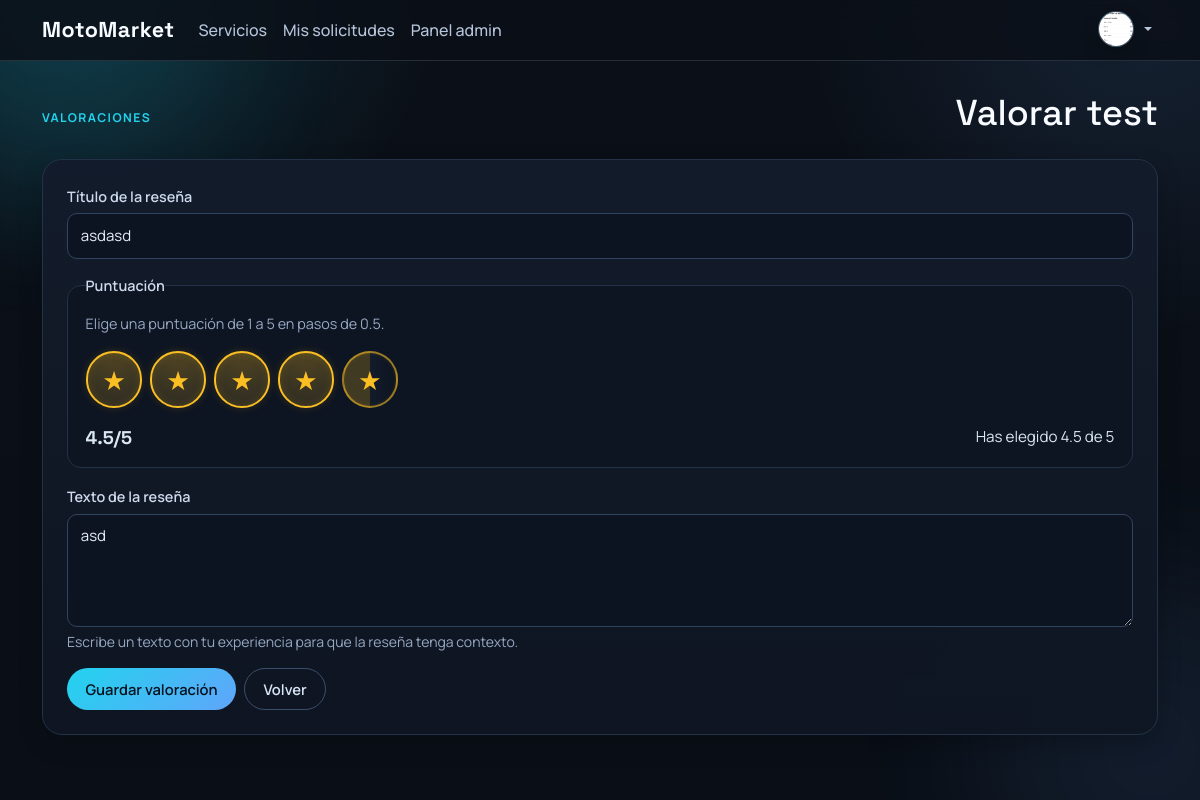
The page /valoraciones/crear/13/ (signed in) on the database its author committed.
### users/models.py (models this page shows, shortened)
class User(AbstractUser):
	class Role(models.TextChoices):
		CUSTOMER = 'customer', 'Cliente'
		PROFESSIONAL = 'professional', 'Profesional'
		ADMIN = 'admin', 'Administrador'
	email = models.EmailField(unique=True)
	role = models.CharField(max_length=20, choices=Role.choices, default=Role.CUSTOMER)
	must_change_password = models.BooleanField(default=False)
	@property
	def es_profesional(self):
		return self.role == self.Role.PROFESSIONAL
	@property
	def is_admin_account(self):
		return self.role == self.Role.ADMIN or self.is_superuser
	@property
	def es_admin(self):
		return self.is_admin_account

class Profile(models.Model):
	user = models.OneToOneField(settings.AUTH_USER_MODEL, on_delete=models.CASCADE, related_name='profile')
	phone = models.CharField(max_length=30, blank=True)
	city = models.CharField(max_length=120, blank=True)
	address = models.CharField(max_length=255, blank=True)
	bio = models.TextField(blank=True)
	avatar = models.ImageField(upload_to='avatars/', blank=True, null=True)
	avatar_url = models.URLField(blank=True)
	created_at = models.DateTimeField(auto_now_add=True)
	updated_at = models.DateTimeField(auto_now=True)

### services/models.py (models this page shows, shortened)
class Service(models.Model):
	professional = models.ForeignKey(
		settings.AUTH_USER_MODEL,
		on_delete=models.CASCADE,
		related_name='services',
	)
	category = models.ForeignKey(Category, on_delete=models.PROTECT, related_name='services')
	listing_type = models.CharField(max_length=80, default='Servicio')
	title = models.CharField(max_length=160)
	slug = models.SlugField(max_length=180, unique=True)
	image = models.ImageField(
		upload_to='services/',
		blank=True,
		null=True,
		validators=[FileExtensionValidator(['png', 'jpg', 'jpeg', 'webp'])],
	)
	description = models.TextField()
	city = models.CharField(max_length=120)
	location_place_id = models.CharField(max_length=255, blank=True)
	address = models.CharField(max_length=255, blank=True, default='')
	price_from = models.DecimalField(max_digits=10, decimal_places=2)
	cilindrada = models.PositiveIntegerField(null=True, blank=True)
	kilometros = models.PositiveIntegerField(null=True, blank=True)
	year = models.PositiveSmallIntegerField(null=True, blank=True)
	latitude = models.DecimalField(max_digits=9, decimal_places=6, null=True, blank=True)
	longitude = models.DecimalField(max_digits=9, decimal_places=6, null=True, blank=True)
	is_active = models.BooleanField(default=True)
	created_at = models.DateTimeField(auto_now_add=True)
	updated_at = models.DateTimeField(auto_now=True)
	class Meta:
		ordering = ['-created_at']

### reviews/models.py (models this page shows, shortened)
class Review(models.Model):
	service = models.ForeignKey('services.Service', on_delete=models.CASCADE, related_name='reviews')
	reviewer = models.ForeignKey(settings.AUTH_USER_MODEL, on_delete=models.CASCADE, related_name='reviews')
	title = models.CharField(max_length=120, default='')
	rating = models.DecimalField(
		max_digits=2,
		decimal_places=1,
		validators=[MinValueValidator(1.0), MaxValueValidator(5.0)]
	)
	comment = models.TextField(default='')
	created_at = models.DateTimeField(auto_now_add=True)
	updated_at = models.DateTimeField(auto_now=True)
	is_deleted = models.BooleanField(default=False)
	class Meta:
		ordering = ['-created_at']
		constraints = [
			models.UniqueConstraint(fields=['service', 'reviewer'], name='unique_service_reviewer_review'),
		]

### reviews/views.py (the view)
# urls.py: path('crear/<int:pk>/', views.review_create, name='review_create'),
@login_required
def review_create(request, pk):
	servicio = get_object_or_404(Service, pk=pk, is_active=True)
	if servicio.professional == request.user:
		messages.warning(request, 'No puedes valorar tu propio servicio.')
		return redirect('services:service_detail', pk=servicio.pk)
	resena = Review.objects.filter(service=servicio, reviewer=request.user).first()
	if request.method == 'POST':
		formulario = ReviewForm(request.POST, instance=resena)
		if formulario.is_valid():
			resena_guardada = formulario.save(commit=False)
			resena_guardada.service = servicio
			resena_guardada.reviewer = request.user
			resena_guardada.save()
			messages.success(request, 'Valoración guardada correctamente.')
			return redirect('services:service_detail', pk=servicio.pk)
		else:
			messages.error(request, 'Por favor corrige los errores del formulario.')
	else:
		formulario = ReviewForm(instance=resena) if resena else ReviewForm()
	context = {
		'form': formulario,
		'service': servicio,
		'review': resena,
	}
	return render(request, 'reviews/review_form.html', context)

### templates/reviews/review_form.html (shortened to what this page needs)
{% extends 'base.html' %}
{% load l10n %}
{% block content %}
<div class="section-header mb-4">
  <span class="eyebrow">Valoraciones</span>
  <h1 class="section-title">Valorar {{ service.title }}</h1>
</div>
<div class="card-glass p-4">
  <form method="post" class="row g-3" novalidate>
    <div class="col-12">
      <label class="form-label" for="id_title">{{ form.title.label }}</label>
      {{ form.title }}
    </div>
    <div class="col-12">
      <fieldset class="rating-widget" data-rating-widget>
        <legend class="form-label">Puntuación</legend>
        <p class="rating-helper mb-3">Elige una puntuación de 1 a 5 en pasos de 0.5.</p>
        <div class="rating-stars" role="radiogroup" aria-label="Puntuación" data-position-aware>
          {% for star_num in "12345" %}
          <button
            type="button"
            class="rating-star"
            data-star-index="{{ forloop.counter }}"
            aria-label="Seleccionar {{ forloop.counter }} estrellas"
          >
            <span class="rating-star-icon">★</span>
          </button>
          {% endfor %}
        </div>
        <div class="rating-meta mt-3">
          <span class="rating-value" data-rating-display>0/5</span>
          <span class="rating-note" data-rating-note>Selecciona una puntuación</span>
        </div>
      </fieldset>
    </div>
    <div class="col-12">
      <label class="form-label" for="id_comment">{{ form.comment.label }}</label>
      {{ form.comment }}
      {% if form.comment.help_text %}
        <small class="form-text text-muted d-block mt-1">{{ form.comment.help_text|safe }}</small>
      {% endif %}
    </div>
    <div class="col-12 d-flex gap-2">
      <button class="btn btn-primary" type="submit">Guardar valoración</button>
      <a class="btn btn-outline-light" href="{% url 'services:service_detail' service.pk %}">Volver</a>
    </div>
  </form>
</div>
{% endblock %}

### templates/base.html (shortened to what this page needs)
{% load static %}
<!doctype html>
<html lang="es">
  <head>
    <link href="https://cdn.jsdelivr.net/npm/bootstrap@5.3.3/dist/css/bootstrap.min.css" rel="stylesheet">
    <link rel="stylesheet" href="{% static 'css/styles.css' %}?v=36">
  </head>
  <body class="app-shell">
    <div class="ambient ambient-1"></div>
    <div class="ambient ambient-2"></div>
    <nav class="navbar navbar-expand-lg navbar-dark site-nav">
      <div class="container">
        <a class="navbar-brand brand-mark" href="{% url 'services:service_list' %}">MotoMarket</a>
        <div class="collapse navbar-collapse" id="mainNav">
          <ul class="navbar-nav me-auto mb-2 mb-lg-0">
            <li class="nav-item"><a class="nav-link" href="{% url 'services:service_list' %}">Servicios</a></li>
            {% if user.is_authenticated %}
            <li class="nav-item"><a class="nav-link" href="{% url 'requests_app:request_history' %}">Mis solicitudes</a></li>
            {% endif %}
            {% if user.is_authenticated and user.es_admin %}
            <li class="nav-item"><a class="nav-link" href="{% url 'users:admin_dashboard' %}">Panel admin</a></li>
            {% endif %}
          </ul>
          <ul class="navbar-nav ms-auto">
            {% if user.is_authenticated %}
            <li class="nav-item dropdown dropdown-hover user-menu">
              <a class="nav-link dropdown-toggle user-avatar-toggle" href="#" role="button" data-bs-toggle="dropdown" aria-expanded="false">
                <span class="avatar-circle avatar-circle--sm user-avatar">
                  {% if user.profile.avatar %}
                  <img src="{{ user.profile.avatar.url }}" alt="Avatar de {{ user.get_full_name|default:user.username }}">
                  {% elif user.profile.avatar_url %}
                  <img src="{{ user.profile.avatar_url }}" alt="Avatar de {{ user.get_full_name|default:user.username }}">
                  {% else %}
                  <span>{{ user.username|slice:":1"|upper }}</span>
                  {% endif %}
                </span>
              </a>
            </li>
            {% else %}
            <li class="nav-item"><a class="nav-link" href="{% url 'users:register' %}">Registro</a></li>
            <li class="nav-item"><a class="nav-link" href="{% url 'login' %}">Entrar</a></li>
            {% endif %}
          </ul>
        </div>
      </div>
    </nav>
    <main class="container page-wrap">
      {% block content %}{% endblock %}
    </main>
  </body>
</html>

### rows shown on the page
User: profile.avatar (picture)
Service: title "test"
Review: title "asdasd", comment "asd"
